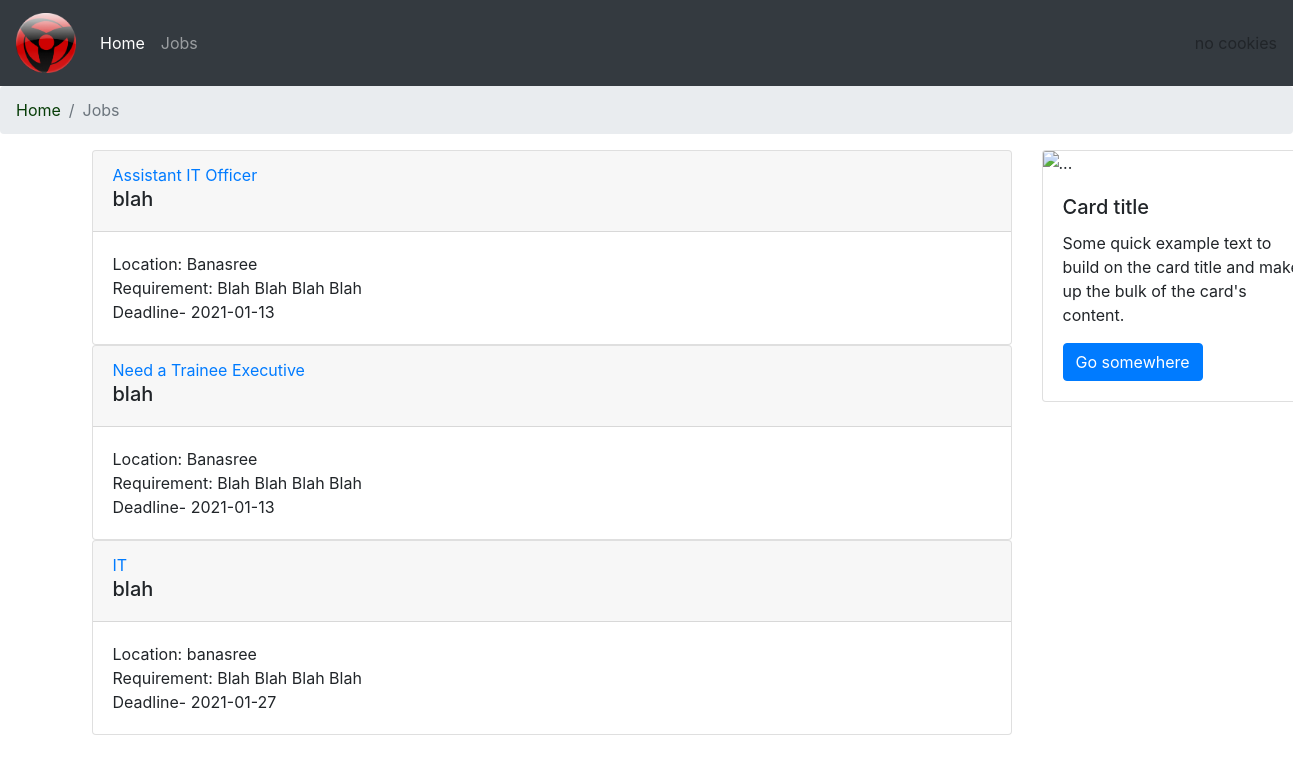
Page /after-signup/home-logged-job.php on the committed database.
### tables this page shows
CREATE TABLE `job` (
  `job_id` int(255) NOT NULL,
  `job_title` varchar(40) NOT NULL,
  `job_description` varchar(100) NOT NULL,
  `job_requirement` varchar(100) NOT NULL,
  `job_deadline` date NOT NULL,
  `catagory` varchar(20) NOT NULL,
  `state` varchar(20) NOT NULL,
  `cmp_name` varchar(20) NOT NULL,
  `cmp_type` varchar(20) NOT NULL,
  `job_location` varchar(100) NOT NULL,
  `salary` varchar(20) NOT NULL,
  `vacancy` varchar(20) NOT NULL,
  `employee_emp_email` varchar(100) NOT NULL
);

### after-signup/home-logged-job.php (the view, shortened to what this page needs)
<?php
include "../db_con.php";
?>
<!DOCTYPE html>
<html>
<head>
    <link rel="stylesheet" href="../design/bootstrap.min.css">
</head>
<body>
    <nav class="navbar navbar-expand-lg navbar-dark bg-dark">
        <a class="navbar-brand" href="#"><img src="../pic/look-1.png" alt="logo" width="60" height="60"></a>
        <div class="collapse navbar-collapse" id="navbarSupportedContent">
            <ul class="navbar-nav mr-auto">
                <li class="nav-item active">
                    <a class="nav-link" href="../home-logged.php">Home <span class="sr-only">(current)</span></a>
                </li>
                <li class="nav-item">
                    <a class="nav-link" href="home-logged-job.php">Jobs</a>
                </li>
            </ul>
            <ul class="navbar-nav justify-content-end" >
                <li class="nav-item dropdown">
                    <?php
                    if(count($_SESSION) > 0) {
                        echo '<a class="nav-link dropdown-toggle log" href="#" id="navbarDropdown" role="button" data-toggle="dropdown"
                        aria-haspopup="true" aria-expanded="false">'.$_SESSION['user_name'].'</a>';
                        }
                    else {
                        $cookie_name = 'username';
                        if(isset($_COOKIE[$cookie_name])) {
                            echo '<a class="nav-link dropdown-toggle log" href="#" id="navbarDropdown" role="button" data-toggle="dropdown"
                            aria-haspopup="true" aria-expanded="false">'.$_COOKIE[$cookie_name].'</a>';
                        }else{
                            echo 'no cookies';
                        }
                    }
                    ?>
                </li>
    </nav>
    <ol class="breadcrumb">
        <li class="breadcrumb-item"> <a class="bcumb" href="../home.php">Home</a></li>
        <li class="breadcrumb-item active">Jobs</li>
    </ol>
    <div class="container">
        <div class="row">
            <div class="col-md-10 block">
            <?php
                $sql= "select * from job";
                $isql= $con->query($sql);
                if($isql->num_rows>0){
                    while($row = $isql->fetch_assoc()) {
                    ?>
                        <div class="card">
                            <div class="card-header">
                                <?php $job_id = $row["job_id"]; ?>
                                <a href="view-job2.php?var=<?php echo $job_id;?>"> <?php echo $row["job_title"] ?> </a>
                                <h5> <?php echo $row["cmp_name"]; ?> </h5>
                            </div>
                            <div class="card-body">
                                <?php echo "Location: ".$row["job_location"] ?> <br>
                                <?php echo "Requirement: ".$row["job_requirement"] ?> <br>
                                <?php echo "Deadline- ".$row["job_deadline"] ?> <br>
                            </div>
                        </div>
                    <?php
                    }
                }
            ?>
            </div>
            <div class="col-md-2">
                <div class="card" style="width: 18rem;">
                    <img src="..." class="card-img-top" alt="...">
                    <div class="card-body">
                        <h5 class="card-title">Card title</h5>
                        <p class="card-text">Some quick example text to build on the card title and make up the bulk of the card's content.</p>
                        <a href="#" class="btn btn-primary">Go somewhere</a>
                    </div>
                </div>
            </div>
        </div>
    </div>
</body>
</html>

### after-signup/home-logged-job.php (style rules this page uses)
.bcumb { color:rgb(7, 61, 7); }

### rows in the picture
job: job_title "Assistant IT Officer", cmp_name "blah", job_location "Banasree", job_requirement "Blah Blah Blah Blah", job_deadline "2021-01-13"
job: job_title "Need a Trainee Executive", cmp_name "blah", job_location "Banasree", job_requirement "Blah Blah Blah Blah", job_deadline "2021-01-13"
job: job_title "IT", cmp_name "blah", job_location "banasree", job_requirement "Blah Blah Blah Blah", job_deadline "2021-01-27"
